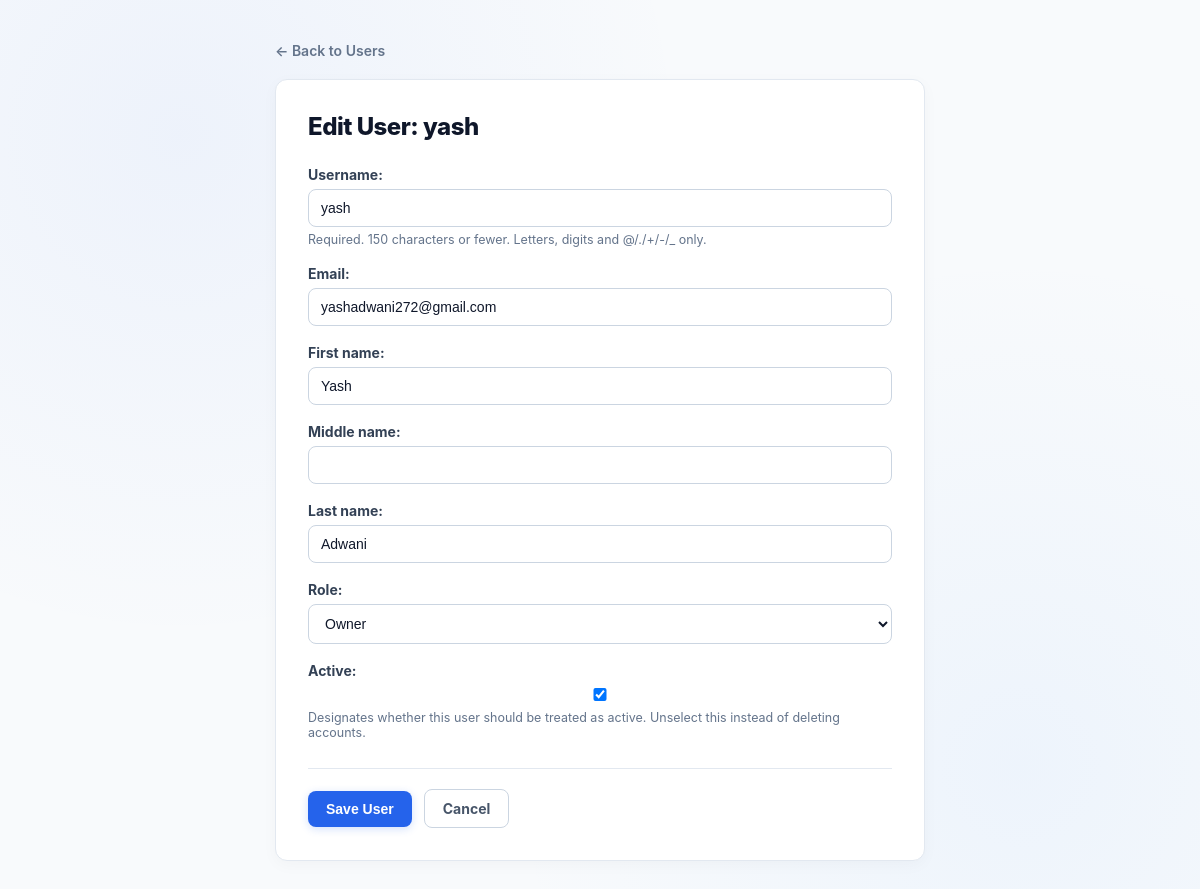
The page /accounts/users/2/edit/ (signed in) on the database as committed earlier.
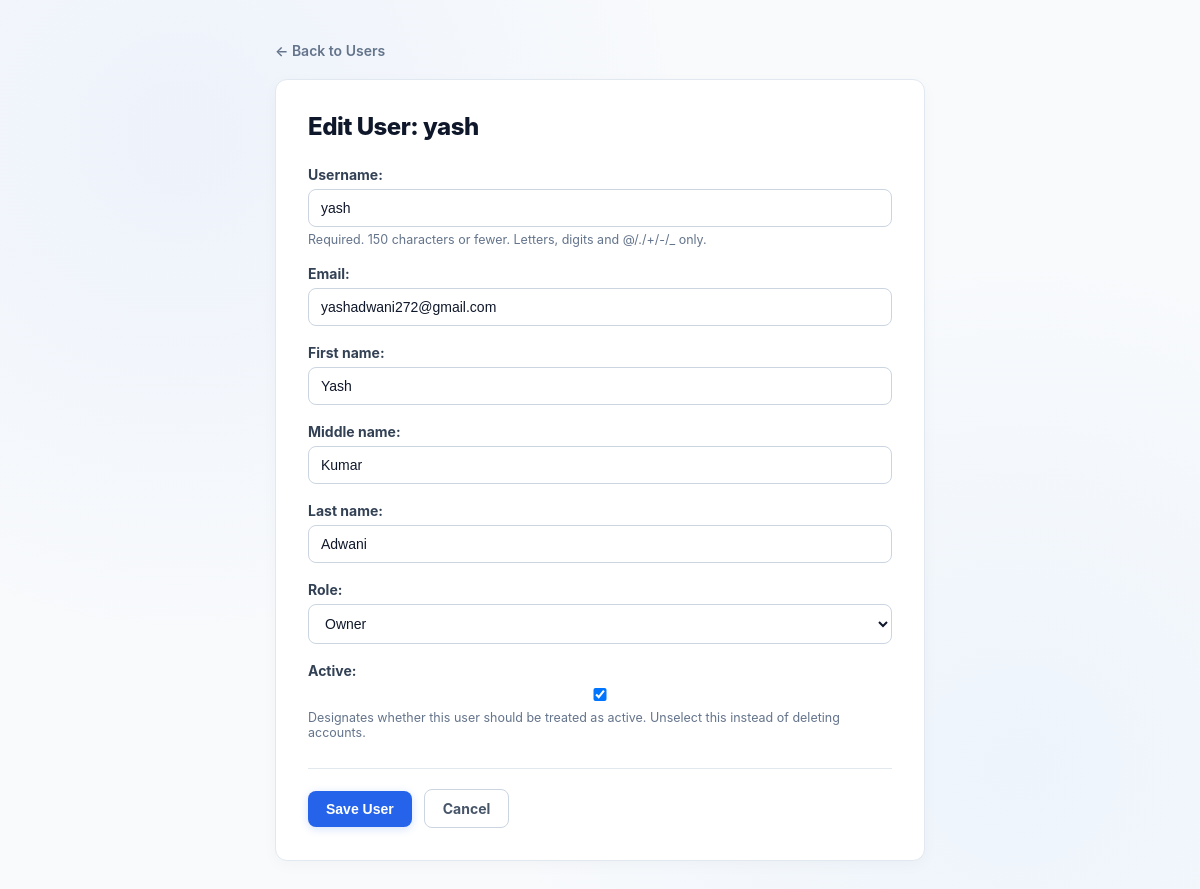
The same page on the database as committed later.
### accounts/models.py (models this page shows, shortened)
class User(AbstractUser):
    class Role(models.TextChoices):
        SYSTEM_ADMIN = "SYSTEM_ADMIN", "System Admin"
        OWNER = "OWNER", "Owner"
    email = models.EmailField(unique=True)
    first_name = models.CharField(
        max_length=150,
        blank=False
    )
    middle_name = models.CharField(
        max_length=150,
        blank=True
    )
    last_name = models.CharField(
        max_length=150,
        blank=False
    )
    role = models.CharField(
        max_length=20,
        choices=Role.choices,
        default=Role.OWNER,
    )
    updated_at = models.DateTimeField(auto_now=True)
    REQUIRED_FIELDS = [
        "email",
        "first_name",
        "last_name"
    ]
    @property
    def is_owner(self):
        return self.role == self.Role.OWNER

### accounts/views.py (the view)
# urls.py: path("users/<int:user_id>/edit/", views.user_edit, name="user_edit"),
@owner_or_admin_required
def user_edit(request, user_id):
    user_instance = get_object_or_404(
        User,
        id=user_id
    )
    if not can_manage_user(request.user, user_instance):
        raise PermissionDenied(
            "You do not have permission to edit this user."
        )
    if request.method == "POST":
        form = CustomUserEditForm(
            request.POST,
            instance=user_instance,
            requesting_user=request.user
        )
        if form.is_valid():
            form.save()
            messages.success(
                request,
                f"User {user_instance.username} updated successfully."
            )
            return redirect("accounts:user_list")
    else:
        form = CustomUserEditForm(
            instance=user_instance,
            requesting_user=request.user
        )
    return render(
        request,
        "accounts/user_form.html",
        {
            "form": form,
            "title": f"Edit User: {user_instance.username}",
        },
    )

### accounts/forms.py (shortened to what this page needs)
class CustomUserEditForm(forms.ModelForm):
    class Meta:
        model = User
        fields = (
            "username",
            "email",
            "first_name",
            "middle_name",
            "last_name",
            "role",
            "is_active",
        )
    def __init__(self, *args, **kwargs):
        requesting_user = kwargs.pop("requesting_user", None)
        super().__init__(*args, **kwargs)
        self.requesting_user = requesting_user
        if requesting_user and requesting_user.is_owner:
            self.fields["role"].choices = [
                (User.Role.OWNER, "Owner")
            ]
            self.fields["role"].initial = User.Role.OWNER
            self.fields["role"].disabled = True

### accounts/templates/accounts/user_form.html (shortened to what this page needs)
{% load static %}
<!DOCTYPE html>
<html lang="en">
<head>
</head>
<body>
<div class="container">
    <a
        href="{% url 'accounts:user_list' %}"
        class="back"
    >
        ← Back to Users
    </a>
    <div class="card">
        <h1>
            {{ title }}
        </h1>
        <form
            method="post"
            enctype="multipart/form-data"
        >
            {{ form.as_p }}
            <div class="actions">
                <button type="submit">
                    Save User
                </button>
                <a
                    href="{% url 'accounts:user_list' %}"
                    class="cancel"
                >
                    Cancel
                </a>
            </div>
        </form>
    </div>
</div>
</body>
</html>

Rows that differ between the two databases and show on the page:
changed User "yash": middle_name (not shown) → "Kumar"
